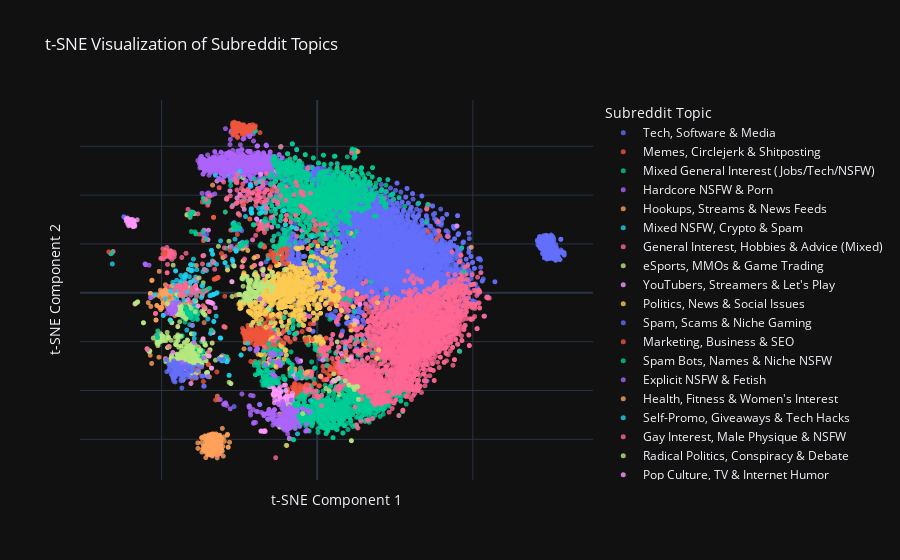

Notebook source saved alongside this figure:
### Code cell
label_map = {
    # --- HIGH CLARITY: Distinct Topics ---
    '0': 'Animals, Nature & Visual Media',
    '5': 'Hardcore NSFW & Porn',
    '23': 'Explicit NSFW & Fetish',
    '35': 'Politics, News & Social Issues',
    '46': 'Celebrities & Fan Appreciation',
    '55': 'Radical Politics, Conspiracy & Debate',
    '104': 'Academia, Science & Humanities',
    '126': 'Marketing, Business & SEO',
    '155': 'Video Games & Consoles',
    '160': 'eSports, MMOs & Game Trading',

    # --- MEDIUM CLARITY: Broader Themes ---
    '8': 'Memes, Circlejerk & Shitposting',
    '42': 'Advice, Support & Local Communities',
    '63': 'Health, Fitness & Women\'s Interest',
    '74': 'Tech, Software & Media',
    '107': 'Pop Culture, TV & Internet Humor',
    '114': 'Gay Interest, Male Physique & NSFW',
    '145': 'YouTubers, Streamers & Let\'s Play',

    # --- LOW CLARITY: Mixed, Spam, or "Junk" Clusters ---
    '4': 'Mixed NSFW, Crypto & Spam',
    '11': 'General Interest, Hobbies & Advice (Mixed)',
    '32': 'Spam Bots, Names & Niche NSFW',
    '80': 'Spam, Scams & Niche Gaming',
    '136': 'Hookups, Streams & News Feeds',
    '138': 'Self-Promo, Giveaways & Tech Hacks',
    '199': 'Mixed General Interest (Jobs/Tech/NSFW)'
}

# --- Now, we plot using the new labels ---

pl.plot_labeled_cluster_map(tsne_df, label_map)

### Figure 1 — Plotly figure (JSON) as saved in the notebook; plotly's stock layout.template omitted (floating-point values rounded to 4 significant figures; data arrays with more than 128 entries replaced by an {"elided": "..."} marker saying what was removed)
{"data": [{"hovertemplate": "<b>%{hovertext}</b><br><br>Topic=Tech, Software & Media<br>tsne_x=%{x}<br>tsne_y=%{y}<extra></extra>", "hovertext": {"elided": "3729 str values"}, "legendgroup": "Tech, Software & Media", "marker": {"color": "#636efa", "opacity": 0.8, "size": 5, "symbol": "circle"}, "mode": "markers", "name": "Tech, Software & Media", "showlegend": true, "type": "scattergl", "x": {"elided": "3729 float values"}, "xaxis": "x", "y": {"elided": "3729 float values"}, "yaxis": "y"}, {"hovertemplate": "<b>%{hovertext}</b><br><br>Topic=Memes, Circlejerk & Shitposting<br>tsne_x=%{x}<br>tsne_y=%{y}<extra></extra>", "hovertext": {"elided": "236 str values"}, "legendgroup": "Memes, Circlejerk & Shitposting", "marker": {"color": "#EF553B", "opacity": 0.8, "size": 5, "symbol": "circle"}, "mode": "markers", "name": "Memes, Circlejerk & Shitposting", "showlegend": true, "type": "scattergl", "x": {"elided": "236 float values"}, "xaxis": "x", "y": {"elided": "236 float values"}, "yaxis": "y"}, {"hovertemplate": "<b>%{hovertext}</b><br><br>Topic=Mixed General Interest (Jobs/Tech/NSFW)<br>tsne_x=%{x}<br>tsne_y=%{y}<extra></extra>", "hovertext": {"elided": "1058 str values"}, "legendgroup": "Mixed General Interest (Jobs/Tech/NSFW)", "marker": {"color": "#00cc96", "opacity": 0.8, "size": 5, "symbol": "circle"}, "mode": "markers", "name": "Mixed General Interest (Jobs/Tech/NSFW)", "showlegend": true, "type": "scattergl", "x": {"elided": "1058 float values"}, "xaxis": "x", "y": {"elided": "1058 float values"}, "yaxis": "y"}, {"hovertemplate": "<b>%{hovertext}</b><br><br>Topic=Hardcore NSFW & Porn<br>tsne_x=%{x}<br>tsne_y=%{y}<extra></extra>", "hovertext": {"elided": "417 str values"}, "legendgroup": "Hardcore NSFW & Porn", "marker": {"color": "#ab63fa", "opacity": 0.8, "size": 5, "symbol": "circle"}, "mode": "markers", "name": "Hardcore NSFW & Porn", "showlegend": true, "type": "scattergl", "x": {"elided": "417 float values"}, "xaxis": "x", "y": {"elided": "417 float values"}, "yaxis": "y"}, {"hovertemplate": "<b>%{hovertext}</b><br><br>Topic=Hookups, Streams & News Feeds<br>tsne_x=%{x}<br>tsne_y=%{y}<extra></extra>", "hovertext": ["soccerreplay", "stretchedtobursting", "onlyhotmilfs", "pghtribauto", "uclel", "rtz", "watchingcongress", "elmatadero", "newdelhi", "ddomino1", "sissy", "gasthesnoo", "worldsex", "researchmarkets", "zmr", "socalr4r", "asmrfm", "honolulusaauto", "nbastreams", "ripfunny", "r4rtoronto", "nsfwshoops", "fringediscussion", "lowriderrs", "thesuperdeacon", "sugarbaby", "timesindiaauto", "imagesofcities", "wonderfulvideos", "subsbestof", "tenyearsagoonreddit", "bigh", "theblogfeed", "bdsmnsfw", "imbuedrs", "topseller", "3liga", "goodkindles", "bankballexchange", "abuseinterrupted", "adventlog", "naughtyfromneglect", "copwatchnews", "littlepersonals", "mpnet", "ridesharenews", "hardcorepornpics", "rss_boingboing", "diepiopartylinks", "fapdeciders", "asianladyboners", "espanol", "vaping_deals", "pornhardcoretw", "ipl", "nsfwiama", "pghpostauto", "cozmobot", "hawaiithauto", "tvkeg", "soccerfanz", "kinkcom", "esportsnews", "indiekings", "parenting_tips", "netzpolitik", "eckansasnews", "swingers", "atheismmobile", "bigdicklovers", "espnauto", "oculus_vr", "cuckoldpersonals", "bigholytits", "eastbayhousesearch", "france24auto", "soccerstreaming", "indonesiangirls", "sissykik", "bestshemalevideos", "asianxxx", "hentaiporn4u", "a858de45f56d9bc9", "tomanga", "ndtvauto", "chicagor4r", "tlcdroplog", "social_trading", "rs_lebareslep", "bazampi", "wiil", "meemyselfandi", "greekreddit"], "legendgroup": "Hookups, Streams & News Feeds", "marker": {"color": "#FFA15A", "opacity": 0.8, "size": 5, "symbol": "circle"}, "mode": "markers", "name": "Hookups, Streams & News Feeds", "showlegend": true, "type": "scattergl", "x": [-49.49, -28.47, -46.89, -53.57, -51.52, -49.27, -48.79, -50.64, -51.82, -46.17, -47.8, -25.98, -47.29, -48.27, -53.65, -49.77, -41.63, -53.49, -50.29, -35.22, -48.99, -47.53, -49.68, -46.48, -55.82, -49.07, -53.52, -54.28, -38.33, -47.22, -53.46, -48.06, -48.38, -33.63, -38.83, -45.74, -51.56, -43.17, -53.19, -48.76, -49.13, -48.61, -41.39, -49.13, -46.41, -46.95, -50.14, -49.88, -50.84, -48.72, -46.44, -29.58, -36.67, -50.77, -51.8, -46.89, -53.55, -43.68, -53.46, -48.12, -49.18, -50.19, -50.17, -47.95, -49.87, -50.63, -40.98, -47.03, -47.39, -50.38, -53.52, -44.81, -47.23, -50.13, -51.37, -53.63, -49.48, -49.21, -48.65, -53.18, -42.28, -53.07, -45.71, -47.63, -53.46, -49.05, -46.79, -27.04, -52.62, -48.98, -49.48, -47.28, -23.15], "xaxis": "x", "y": [-4.264, 48.79, 2.695, -0.27, -5.233, -1.155, -0.8455, -1.471, -11.19, -2.714, 0.6727, -0.9817, 0.303, -5.327, -25.58, 0.5024, 0.9994, -0.673, -6.901, -3.631, -0.4347, 0.1243, -2.759, -0.7851, -12.27, 0.003645, -0.4362, -4.025, -5.392, -11.21, -5.591, -3.497, -0.7804, 44.11, 11.16, -9.308, -5.179, -1.518, -28.91, 3.28, 0.6201, -0.305, 9.599, 0.1047, -4.069, -3.483, -6.175, -0.4422, -26.38, 1.421, 3.027, -14.12, -18.78, 8.788, -11.14, 0.1656, -0.4096, -4.63, -1.411, -1.689, 0.9239, -6.03, 0.02795, -3.555, -6.193, -6.06, -4.682, -0.4652, -28.78, 1.087, -0.4893, -13.81, 0.3302, -6.155, -0.8789, -0.3207, -4.273, -0.5073, 1.242, 5.038, -3.928, 5.158, 1.842, -4.666, -0.9112, -0.09426, -2.412, 11.4, -1.317, -0.1761, -1.141, -11.15, -20.41], "yaxis": "y"}, {"hovertemplate": "<b>%{hovertext}</b><br><br>Topic=Mixed NSFW, Crypto & Spam<br>tsne_x=%{x}<br>tsne_y=%{y}<extra></extra>", "hovertext": ["mefiscribed", "futureneedledrop", "bsindia", "leagueoflegendsvids", "pornhd365", "potcoin", "internetcomics", "danspan", "cutekorean", "masterhellish", "bitcoinuk", "ektoplazm", "getyourshittogetherx", "hiring", "nrxn", "monstercatarchive", "shamaran", "politicabrasileira", "yrc", "tomhardy", "mediaquotes", "techvideos", "videosancto", "whatsthatproduct", "onthegrid", "certifications", "arab", "rsn_minene", "usaexposed", "asianslutsxxx", "kiddet", "thedao", "icelev", "littlenews", "sacfood", "ukfinanceover30", "pornpedia", "sweclockers", "bilingual", "myriadcoin", "funnymemesforalltime", "sharingvideos", "bravo_vids", "video3x", "queenelsa", "ultrahdwallpapers", "nuzlockedrs", "divigations", "nxt", "link", "pinksluts", "beautifulgals", "truecomicbooks", "cumshotwhores", "crazedcomics", "cas_rs", "sodb_ringwraith", "eveger", "csgamblingrefs", "jupiters", "amazonessentials", "hentaifanclub", "gerlinux", "hotdares", "arendellebotlog", "tradcatknight", "funultimate", "eternalbattleground", "amateurgirlsxxx", "0x7b1dea01", "greatfist", "satunnaisia_linkkeja", "bestofcreampies", "telugumovienews", "liestrumptoldus", "byhorror", "porngifsxxx", "livingdopest", "careeropportunities", "nakedpetitesluts", "realityprocessing", "ratemybeard_se", "againstfeminism", "mcmenno", "maximumfun", "oilvoice", "futuresex", "chinalaw", "kingsringleader", "peertopeerlendingus", "sagittairealogrs", "wiki_erotic", "bulgonder", "uskomaton", "nsfw_sex_industry", "turismap", "firstoftheyear", "yyj", "xvideosly", "asgeorge", "cstheory", "islamicstatenewsbot", "empalog", "cutekoreangirls", "irishcraftbeer", "upstreamjobs", "bestof_gangbangs", "rapunnzle", "streamingnow", "nflweek8live"], "legendgroup": "Mixed NSFW, Crypto & Spam", "marker": {"color": "#19d3f3", "opacity": 0.8, "size": 5, "symbol": "circle"}, "mode": "markers", "name": "Mixed NSFW, Crypto & Spam", "showlegend": true, "type": "scattergl", "x": [-42.87, -21.33, 6.755, -23.05, -25.14, -26.06, -47.18, -12.73, -27.3, -10.24, -25.98, -9.325, -18.19, -28.87, -20.25, -52.21, -21.04, -27.1, -39.86, -5.343, -16.1, -24.47, -26.72, -41.22, 14.42, -21.09, -39.64, -19.57, -28.84, -38.77, -10.24, -26.0, -44.9, -30.17, -21.16, -45.14, -30.76, -42.78, -21.29, -26.1, -28.63, -16.19, -39.74, -18.5, -35.1, -27.93, -38.68, -42.44, -26.03, -29.23, -17.35, -25.58, -26.42, -38.77, -31.04, -8.47, -39.69, -41.84, -39.06, -19.36, -6.603, -42.41, -40.5, -7.088, -6.222, -45.43, -10.5, -42.22, -38.8, -45.35, -40.12, -17.46, -10.97, -13.22, -21.06, -21.4, -38.82, -40.42, -12.22, -38.79, -26.71, -21.17, -22.25, -5.195, -6.334, -27.15, -11.48, -13.48, 11.96, -46.35, -21.54, -44.17, -40.69, -13.46, -24.8, -48.83, -40.54, -39.78, -27.84, -40.77, -14.2, -44.74, -7.854, -13.45, -8.748, -27.16, -38.67, -41.89, -26.64, -24.05], "xaxis": "x", "y": [2.303, 33.62, -22.29, 31.24, 47.44, 16.99, 0.7524, 36.26, 13.73, 46.02, 17.41, 35.66, 45.49, 10.63, 7.567, -0.7792, 32.87, 28.26, 11.32, -30.82, 36.75, -25.48, 11.02, 9.577, -27.55, 32.57, 5.079, 44.76, 9.357, 5.684, -8.052, 17.24, -3.714, 48.9, 34.35, 5.126, 48.6, -3.052, 43.6, 17.54, 48.12, -22.73, 5.048, 45.61, 50.25, 46.87, 9.463, 4.094, 17.12, 38.4, 9.83, 49.14, 21.95, 5.698, 21.27, 45.05, -0.08123, 2.22, 6.446, -1.579, 58.66, 0.3708, 8.968, 55.37, 38.18, -1.237, 24.3, 7.483, 5.657, 0.08273, 9.168, 44.86, 36.25, 39.02, 32.63, 43.68, 5.71, 9.191, 35.31, 5.658, 28.73, 34.43, 5.047, 38.5, -57.75, 13.04, 37.89, -16.01, -11.31, -3.935, 44.16, 3.401, 11.51, 34.02, 49.69, -2.325, 11.5, 13.79, 45.75, 2.605, 37.75, -7.92, 33.31, 34.21, 37.49, 13.04, 4.719, -15.27, 17.99, 20.72], "yaxis": "y"}, {"hovertemplate": "<b>%{hovertext}</b><br><br>Topic=General Interest, Hobbies & Advice (Mixed)<br>tsne_x=%{x}<br>tsne_y=%{y}<extra></extra>", "hovertext": {"elided": "2545 str values"}, "legendgroup": "General Interest, Hobbies & Advice (Mixed)", "marker": {"color": "#FF6692", "opacity": 0.8, "size": 5, "symbol": "circle"}, "mode": "markers", "name": "General Interest, Hobbies & Advice (Mixed)", "showlegend": true, "type": "scattergl", "x": {"elided": "2545 float values"}, "xaxis": "x", "y": {"elided": "2545 float values"}, "yaxis": "y"}, {"hovertemplate": "<b>%{hovertext}</b><br><br>Topic=eSports, MMOs & Game Trading<br>tsne_x=%{x}<br>tsne_y=%{y}<extra></extra>", "hovertext": {"elided": "381 str values"}, "legendgroup": "eSports, MMOs & Game Trading", "marker": {"color": "#B6E880", "opacity": 0.8, "size": 5, "symbol": "circle"}, "mode": "markers", "name": "eSports, MMOs & Game Trading", "showlegend": true, "type": "scattergl", "x": {"elided": "381 float values"}, "xaxis": "x", "y": {"elided": "381 float values"}, "yaxis": "y"}, {"hovertemplate": "<b>%{hovertext}</b><br><br>Topic=YouTubers, Streamers & Let's Play<br>tsne_x=%{x}<br>tsne_y=%{y}<extra></extra>", "hovertext": {"elided": "143 str values"}, "legendgroup": "YouTubers, Streamers & Let's Play", "marker": {"color": "#FF97FF", "opacity": 0.8, "size": 5, "symbol": "circle"}, "mode": "markers", "name": "YouTubers, Streamers & Let's Play", "showlegend": true, "type": "scattergl", "x": {"elided": "143 float values"}, "xaxis": "x", "y": {"elided": "143 float values"}, "yaxis": "y"}, {"hovertemplate": "<b>%{hovertext}</b><br><br>Topic=Politics, News & Social Issues<br>tsne_x=%{x}<br>tsne_y=%{y}<extra></extra>", "hovertext": {"elided": "673 str values"}, "legendgroup": "Politics, News & Social Issues", "marker": {"color": "#FECB52", "opacity": 0.8, "size": 5, "symbol": "circle"}, "mode": "markers", "name": "Politics, News & Social Issues", "showlegend": true, "type": "scattergl", "x": {"elided": "673 float values"}, "xaxis": "x", "y": {"elided": "673 float values"}, "yaxis": "y"}, {"hovertemplate": "<b>%{hovertext}</b><br><br>Topic=Spam, Scams & Niche Gaming<br>tsne_x=%{x}<br>tsne_y=%{y}<extra></extra>", "hovertext": {"elided": "256 str values"}, "legendgroup": "Spam, Scams & Niche Gaming", "marker": {"color": "#636efa", "opacity": 0.8, "size": 5, "symbol": "circle"}, "mode": "markers", "name": "Spam, Scams & Niche Gaming", "showlegend": true, "type": "scattergl", "x": {"elided": "256 float values"}, "xaxis": "x", "y": {"elided": "256 float values"}, "yaxis": "y"}, {"hovertemplate": "<b>%{hovertext}</b><br><br>Topic=Marketing, Business & SEO<br>tsne_x=%{x}<br>tsne_y=%{y}<extra></extra>", "hovertext": {"elided": "184 str values"}, "legendgroup": "Marketing, Business & SEO", "marker": {"color": "#EF553B", "opacity": 0.8, "size": 5, "symbol": "circle"}, "mode": "markers", "name": "Marketing, Business & SEO", "showlegend": true, "type": "scattergl", "x": {"elided": "184 float values"}, "xaxis": "x", "y": {"elided": "184 float values"}, "yaxis": "y"}, {"hovertemplate": "<b>%{hovertext}</b><br><br>Topic=Spam Bots, Names & Niche NSFW<br>tsne_x=%{x}<br>tsne_y=%{y}<extra></extra>", "hovertext": {"elided": "1202 str values"}, "legendgroup": "Spam Bots, Names & Niche NSFW", "marker": {"color": "#00cc96", "opacity": 0.8, "size": 5, "symbol": "circle"}, "mode": "markers", "name": "Spam Bots, Names & Niche NSFW", "showlegend": true, "type": "scattergl", "x": {"elided": "1202 float values"}, "xaxis": "x", "y": {"elided": "1202 float values"}, "yaxis": "y"}, {"hovertemplate": "<b>%{hovertext}</b><br><br>Topic=Explicit NSFW & Fetish<br>tsne_x=%{x}<br>tsne_y=%{y}<extra></extra>", "hovertext": {"elided": "244 str values"}, "legendgroup": "Explicit NSFW & Fetish", "marker": {"color": "#ab63fa", "opacity": 0.8, "size": 5, "symbol": "circle"}, "mode": "markers", "name": "Explicit NSFW & Fetish", "showlegend": true, "type": "scattergl", "x": {"elided": "244 float values"}, "xaxis": "x", "y": {"elided": "244 float values"}, "yaxis": "y"}, {"hovertemplate": "<b>%{hovertext}</b><br><br>Topic=Health, Fitness & Women's Interest<br>tsne_x=%{x}<br>tsne_y=%{y}<extra></extra>", "hovertext": {"elided": "210 str values"}, "legendgroup": "Health, Fitness & Women's Interest", "marker": {"color": "#FFA15A", "opacity": 0.8, "size": 5, "symbol": "circle"}, "mode": "markers", "name": "Health, Fitness & Women's Interest", "showlegend": true, "type": "scattergl", "x": {"elided": "210 float values"}, "xaxis": "x", "y": {"elided": "210 float values"}, "yaxis": "y"}, {"hovertemplate": "<b>%{hovertext}</b><br><br>Topic=Self-Promo, Giveaways & Tech Hacks<br>tsne_x=%{x}<br>tsne_y=%{y}<extra></extra>", "hovertext": ["prostamerika", "happy_wars", "giveaway", "hotwheels", "ace_rip_rs", "strikewitches", "babymicro", "uofcmm", "nowyoureallyseeme", "odvontor_log", "modernfarmer", "shoutoutedmonton", "mvis", "ilovehindi", "interestingimages", "beerreviews", "erisme", "bet", "ulimit200rsrssfeed", "canadaweedstocks", "3rb", "audiocandy", "gameplayvideos", "sweepstake", "soapboxbanhammer", "smallytchannels", "girlsuncovered", "drunklyfe", "newscape", "betalist", "chfeed", "shopusa", "dragonsfuckingdragons", "beersandiego", "youtube_fun", "cringeworth", "pearlsfeed", "memesirl", "deltalog", "denisyakovlev", "pilky01", "redditedu", "formylover", "youtube1", "ironkal", "northatlantictreaty", "mobiglas", "anna", "thecelebritydeathpool", "fetishworldtavern", "weakendgunnit", "justgoodnews", "pickuplines", "youtube_recommended", "justbadnews", "vankershim", "allthingsamateur", "subscriptionboxes", "meegusta", "youtubevideos", "youtubeviews", "bspn", "wiggleforcealog", "sexygayblackmen", "yogscasthannah", "condolencesrs", "azkabantotal", "umopaplsdnwl", "vapidvice", "lacslives", "100movies365days", "roostertube", "devz_skillz", "abdl", "sarv", "uniseal", "amateurspread", "freebooksuk", "themakingofgames", "rssrtest", "zerogwafa", "semenoalog", "theattackpile", "redditpolish", "coins4sale", "promoteyourservices", "sugarlifestyleforum", "videojuegos", "gonewild_shaking", "newyoutubers", "calligraffiti", "olsonator40", "amateurbabesdoitforme", "oztrekk", "imallskillzy", "brunetteamateurloves", "thebrainstorm", "adamcarolla", "getmoresubsyt", "perl", "artofsucking", "ntsb_database", "unboxing", "infowars", "winthings", "richardarmitage", "bestofthefray", "freemanrs", "develeire", "alanaisbananas"], "legendgroup": "Self-Promo, Giveaways & Tech Hacks", "marker": {"color": "#19d3f3", "opacity": 0.8, "size": 5, "symbol": "circle"}, "mode": "markers", "name": "Self-Promo, Giveaways & Tech Hacks", "showlegend": true, "type": "scattergl", "x": [-39.64, -39.44, -31.16, -18.42, -46.12, -32.45, -17.84, -35.13, -32.75, -54.51, -8.217, -40.06, -40.79, -42.65, -16.13, -22.34, 8.976, -34.5, -33.63, -32.36, -36.33, -45.35, -30.33, -31.09, -10.12, -29.05, -27.14, -41.87, -36.7, -16.55, -33.99, -17.96, -42.55, -34.26, -29.07, -39.51, -34.0, -34.25, -43.34, -45.09, -34.96, -29.63, -10.61, -29.02, -45.49, -29.65, -39.47, -10.23, -36.06, -6.928, -18.83, -33.24, -2.171, -29.08, -33.23, -45.48, -49.42, -31.0, -47.17, -29.47, -28.98, -45.14, -37.19, -17.53, -37.03, -44.37, -46.37, -36.43, -45.48, -45.14, -15.77, -42.52, -16.6, -45.53, -17.57, -42.04, -49.42, -41.01, -1.774, -33.36, -42.2, -16.01, -43.82, -28.31, -32.16, -33.59, -45.45, -30.69, -44.06, -29.6, -42.5, -46.76, -17.05, -41.07, -33.34, -43.97, -65.84, -32.36, -29.08, -35.59, -42.91, -43.58, -29.76, -33.2, -31.13, -33.69, -33.35, -42.7, -9.022, -33.51], "xaxis": "x", "y": [-4.937, -3.037, -18.52, -45.77, 1.033, -9.554, 32.93, -10.72, 48.11, -23.2, 26.93, -13.35, 4.385, -0.5406, 38.08, -20.69, -22.32, -1.194, 15.86, 11.66, 9.629, 3.041, -27.73, -18.55, -39.92, -28.26, 35.85, 1.29, 8.655, 33.18, 17.38, 32.91, 4.047, -16.64, -27.75, -18.73, 17.39, -1.132, 0.2471, 0.9717, 11.48, 12.37, 33.66, -27.98, 8.948, 12.35, -16.8, 27.92, 9.45, 26.43, 34.6, -11.74, -44.15, -27.86, -11.74, 2.516, -9.255, -18.61, -11.27, -27.43, -28.15, -2.677, -1.932, 34.79, 2.862, 1.243, 4.295, 15.29, 8.989, 1.668, 14.04, 6.015, 35.68, 2.358, 34.71, -0.7317, -9.254, 0.2561, 22.9, -0.6875, 0.3616, 34.49, 7.078, -33.8, 0.05268, 15.76, 1.073, -27.86, 2.263, -27.45, 7.186, 0.4212, 34.92, 6.591, 12.71, 4.184, 11.83, -0.2187, -28.01, 9.137, -0.221, 5.017, -27.42, -0.6309, -18.53, 13.0, -0.6555, 6.41, -16.27, -0.788], "yaxis": "y"}, {"hovertemplate": "<b>%{hovertext}</b><br><br>Topic=Gay Interest, Male Physique & NSFW<br>tsne_x=%{x}<br>tsne_y=%{y}<extra></extra>", "hovertext": {"elided": "224 str values"}, "legendgroup": "Gay Interest, Male Physique & NSFW", "marker": {"color": "#FF6692", "opacity": 0.8, "size": 5, "symbol": "circle"}, "mode": "markers", "name": "Gay Interest, Male Physique & NSFW", "showlegend": true, "type": "scattergl", "x": {"elided": "224 float values"}, "xaxis": "x", "y": {"elided": "224 float values"}, "yaxis": "y"}, {"hovertemplate": "<b>%{hovertext}</b><br><br>Topic=Radical Politics, Conspiracy & Debate<br>tsne_x=%{x}<br>tsne_y=%{y}<extra></extra>", "hovertext": {"elided": "146 str values"}, "legendgroup": "Radical Politics, Conspiracy & Debate", "marker": {"color": "#B6E880", "opacity": 0.8, "size": 5, "symbol": "circle"}, "mode": "markers", "name": "Radical Politics, Conspiracy & Debate", "showlegend": true, "type": "scattergl", "x": {"elided": "146 float values"}, "xaxis": "x", "y": {"elided": "146 float values"}, "yaxis": "y"}, {"hovertemplate": "<b>%{hovertext}</b><br><br>Topic=Pop Culture, TV & Internet Humor<br>tsne_x=%{x}<br>tsne_y=%{y}<extra></extra>", "hovertext": ["offensive_wallpapers", "shittypoetry", "explainlikedrcox", "rollercoasters", "lolgrindr", "unexpectedcena", "trollabot", "askanamerican", "help", "hpmor", "summerreddit", "vaporwaveart", "retiredgif", "nin", "sad", "webgames", "9gag", "houseofcards", "keming", "thatpeelingfeeling", "redditisfun", "the100", "unexpectedthuglife", "whatif", "justunsubbed", "fuckyou", "cyanideandhappiness", "cakeday", "cleganebowl", "juxtaposition", "twinpeaks", "humblebrag", "iamarequests", "badjokes", "stephenking", "shittyshowerthoughts", "youtubecomments", "resissues", "oopsdidntmeanto", "sourcefed", "gggg", "whiteknighting", "theleftovers", "nottimandericpics", "riddles", "worstof", "nosleepooc", "blacksmith", "iamafiction", "empiredidnothingwrong", "doge", "buffy", "blackout2015", "evenwithcontext", "30rock", "boottoobig", "tesdcares", "talesfromthepizzaguy", "shittytechsupport", "nirvana", "badfaketexts", "findasubreddit", "newsubreddits", "iamverybadass", "mfw", "kol", "me_irl_video", "fuckolly", "csshelp", "internetparents", "hamiltonmusical", "thewire", "savebrendan", "pitchforkemporium", "wot", "90sdesign", "lost", "britishsuccess", "tellmeafact", "botsrights", "skookum", "weezer", "ukulele", "gifrequests"], "legendgroup": "Pop Culture, TV & Internet Humor", "marker": {"color": "#FF97FF", "opacity": 0.8, "size": 5, "symbol": "circle"}, "mode": "markers", "name": "Pop Culture, TV & Internet Humor", "showlegend": true, "type": "scattergl", "x": [-13.8, -9.994, -10.51, -7.007, -9.058, -40.58, -43.21, -13.77, -12.63, -11.08, -10.64, -13.67, -12.76, -7.71, -12.31, -12.95, -8.144, -18.08, -12.43, -14.12, -12.04, -5.012, -15.53, -10.09, -13.83, -14.02, -11.57, -13.28, -8.565, -13.29, -7.146, -8.761, -11.11, -9.514, -17.13, -9.747, -13.79, -11.64, -8.63, -12.11, -8.265, -27.45, -18.04, -7.949, -12.76, -18.06, -11.14, -15.49, -10.52, -13.25, -14.73, -16.7, -18.04, -13.99, -11.94, -14.19, -6.422, -11.53, -9.717, -5.332, -8.093, -11.1, -12.91, -13.46, -15.31, -10.68, -13.73, -8.472, -7.183, -11.38, -16.88, -17.99, -8.134, -13.26, -11.92, -10.21, -17.44, -12.43, -13.66, -16.97, -10.19, -12.11, -5.389, -12.9], "xaxis": "x", "y": [-39.59, -40.1, -43.22, -34.62, -44.06, -37.15, -35.8, -45.04, -44.11, -46.03, -37.88, -40.15, -41.17, -33.33, -45.74, -40.21, -42.48, -56.66, -41.12, -38.71, -40.95, -34.95, -38.37, -42.6, -41.75, -42.06, -40.33, -40.97, -42.82, -41.31, -32.69, -43.7, -45.05, -42.23, -56.82, -42.18, -40.74, -40.63, -43.56, -42.56, -42.24, 4.561, -56.67, -41.16, -44.87, -3.157, -43.81, -47.83, -43.05, -41.54, -38.5, -56.76, -3.01, -41.78, -38.47, -41.43, -33.44, -44.62, -42.18, -27.83, -42.26, -44.34, 15.46, -41.57, -38.12, -43.97, -40.84, -42.92, -18.83, -44.36, -56.44, -56.58, -44.07, -41.93, -43.2, -37.73, -56.73, -39.36, -43.73, -4.684, -44.98, -42.26, -27.97, -41.6], "yaxis": "y"}, {"hovertemplate": "<b>%{hovertext}</b><br><br>Topic=Academia, Science & Humanities<br>tsne_x=%{x}<br>tsne_y=%{y}<extra></extra>", "hovertext": {"elided": "184 str values"}, "legendgroup": "Academia, Science & Humanities", "marker": {"color": "#FECB52", "opacity": 0.8, "size": 5, "symbol": "circle"}, "mode": "markers", "name": "Academia, Science & Humanities", "showlegend": true, "type": "scattergl", "x": {"elided": "184 float values"}, "xaxis": "x", "y": {"elided": "184 float values"}, "yaxis": "y"}, {"hovertemplate": "<b>%{hovertext}</b><br><br>Topic=Video Games & Consoles<br>tsne_x=%{x}<br>tsne_y=%{y}<extra></extra>", "hovertext": ["armadev", "yookalaylee", "pax", "dynastywarriors", "macgaming", "orcsmustdie", "thelongdark", "projectreality", "elgatogaming", "feedthebeastcrashes", "phoneswap", "legodimensions", "unchartedmultiplayer", "randomactsofsteam", "hitbox", "cade", "itmejp", "vitahacks", "pokememes", "frc", "blazblue", "gtav_mods", "deadspace", "pokemongoyellow", "obs", "dks3builds", "blacklight", "lootcrate", "ageofmythology", "greatxboxdeals", "kingdomdeath", "marvelpuzzlequest", "sffpc", "retropie", "xboxonegamers", "mpapproval", "fracturedspace", "theredditrebels", "kotor", "medievalengineers", "fl_studio", "paydaytheheistonline", "no_mans_sky", "metro2033", "beamng", "pokemongoivs", "cod4remastered", "castlevania", "dndgreentext", "eitedagerous", "playmygame", "civbeyondearth", "xcom2", "simrally", "fo4mods", "highwayfightsquad", "attackontitan", "cataclysmdda", "winphonecirclejerk", "deathnote", "mame", "g502masterrace", "opensouls3", "chronotrigger", "piratedgames", "appleswap", "nzxt", "cowchop", "fullmetalalchemist", "fo3", "newtotf2", "baldursgate", "mtgo", "tabletop", "unity2d", "finalfantasyx", "cookieclicker", "piratedgta", "injustice", "gamedevclassifieds", "starwarsarmada", "nvidiahelp", "infinitythegame", "gtaphotography", "demonssouls", "consoles", "outlast", "paypal", "hyperlightdrifter", "eqnext", "videogamedunkey", "animedubs", "origin", "homeworld", "overwatch_memes", "letsplaycollab", "gta_vinewood", "battlenetwork", "kindafunny", "crashbandicoot", "40krpg", "cosplayers", "lowendgaming", "endlesslegend", "redvsblue", "elderscrolls", "mirrorsedge"], "legendgroup": "Video Games & Consoles", "marker": {"color": "#636efa", "opacity": 0.8, "size": 5, "symbol": "circle"}, "mode": "markers", "name": "Video Games & Consoles", "showlegend": true, "type": "scattergl", "x": [-44.69, -42.36, -46.52, -42.09, -45.14, -42.95, -45.79, -44.22, -44.49, -46.38, -43.52, -43.12, -47.63, -41.92, -45.86, -36.49, -45.51, -46.91, -40.84, -43.76, -41.94, -44.46, -40.16, -43.92, -46.19, -46.83, -45.26, -43.3, -44.25, -47.48, -45.77, -46.74, -43.62, -46.47, -47.33, -41.19, -44.41, -37.09, -46.12, -42.19, -26.72, -47.75, -44.88, -42.14, -40.95, -44.2, -47.38, -39.4, -43.35, -42.15, -44.33, -45.58, -44.76, -30.25, -43.69, -41.25, -36.69, -44.65, -39.8, -36.91, -36.28, -43.69, -46.32, -38.98, -43.06, -43.52, -46.12, -46.08, -37.13, -40.18, -43.25, -45.56, -46.12, -38.34, -46.01, -41.54, -43.75, -45.35, -43.19, -45.63, -46.03, -45.6, -46.03, -40.09, -48.35, -43.49, -38.31, -43.51, -44.46, -45.1, -45.59, -35.13, -45.76, -42.63, -41.93, -31.58, -44.24, -41.48, -48.38, -39.6, -45.22, -40.23, -46.29, -44.82, -41.93, -46.32, -46.34], "xaxis": "x", "y": [-32.54, -33.44, -33.71, -32.89, -33.23, -29.53, -32.46, -32.82, -30.01, -32.5, -31.86, -33.9, -31.94, -30.96, -31.69, -38.29, -28.81, -33.41, -34.5, -36.07, -33.39, -33.25, -31.61, -28.73, -32.61, -29.99, -32.18, -33.93, -30.53, -31.03, -28.81, -29.21, -31.6, -34.04, -29.42, -30.75, -30.04, -30.35, -34.58, -30.12, -46.59, -29.19, -30.26, -30.16, -29.94, -28.78, -30.1, -34.47, -35.34, -29.2, -33.32, -34.44, -30.25, -27.25, -30.46, -30.26, -34.14, -31.38, -30.44, -34.08, -38.27, -31.41, -30.1, -34.76, -30.38, -32.12, -33.18, -31.71, -34.15, -31.34, -35.55, -34.27, -27.81, -31.9, -36.26, -32.46, -35.18, -32.6, -33.8, -36.48, -29.75, -32.45, -30.29, -31.67, -32.33, -39.0, -29.71, -31.71, -30.12, -30.27, -31.71, -34.35, -32.89, -30.41, -34.55, -27.14, -33.31, -32.94, -27.4, -34.38, -28.71, -32.18, -35.26, -30.98, -32.63, -34.85, -34.11], "yaxis": "y"}, {"hovertemplate": "<b>%{hovertext}</b><br><br>Topic=Celebrities & Fan Appreciation<br>tsne_x=%{x}<br>tsne_y=%{y}<extra></extra>", "hovertext": {"elided": "200 str values"}, "legendgroup": "Celebrities & Fan Appreciation", "marker": {"color": "#EF553B", "opacity": 0.8, "size": 5, "symbol": "circle"}, "mode": "markers", "name": "Celebrities & Fan Appreciation", "showlegend": true, "type": "scattergl", "x": {"elided": "200 float values"}, "xaxis": "x", "y": {"elided": "200 float values"}, "yaxis": "y"}, {"hovertemplate": "<b>%{hovertext}</b><br><br>Topic=Animals, Nature & Visual Media<br>tsne_x=%{x}<br>tsne_y=%{y}<extra></extra>", "hovertext": {"elided": "154 str values"}, "legendgroup": "Animals, Nature & Visual Media", "marker": {"color": "#00cc96", "opacity": 0.8, "size": 5, "symbol": "circle"}, "mode": "markers", "name": "Animals, Nature & Visual Media", "showlegend": true, "type": "scattergl", "x": {"elided": "154 float values"}, "xaxis": "x", "y": {"elided": "154 float values"}, "yaxis": "y"}, {"hovertemplate": "<b>%{hovertext}</b><br><br>Topic=Advice, Support & Local Communities<br>tsne_x=%{x}<br>tsne_y=%{y}<extra></extra>", "hovertext": {"elided": "257 str values"}, "legendgroup": "Advice, Support & Local Communities", "marker": {"color": "#ab63fa", "opacity": 0.8, "size": 5, "symbol": "circle"}, "mode": "markers", "name": "Advice, Support & Local Communities", "showlegend": true, "type": "scattergl", "x": {"elided": "257 float values"}, "xaxis": "x", "y": {"elided": "257 float values"}, "yaxis": "y"}], "layout": {"legend": {"title": {"text": "Subreddit Topic"}, "tracegroupgap": 0}, "title": {"text": "t-SNE Visualization of Subreddit Topics"}, "xaxis": {"anchor": "y", "domain": [0, 1], "showticklabels": false, "title": {"text": "t-SNE Component 1"}}, "yaxis": {"anchor": "x", "domain": [0, 1], "showticklabels": false, "title": {"text": "t-SNE Component 2"}}}}
